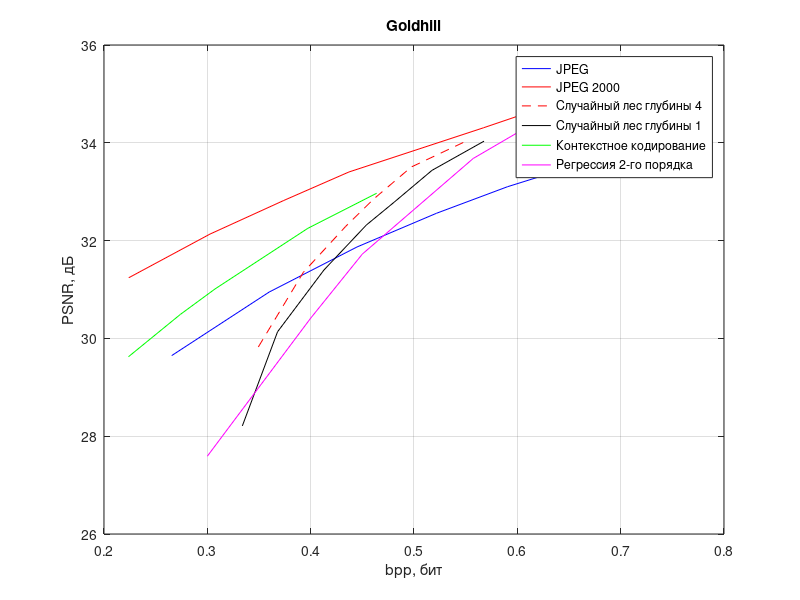

Here is the MATLAB script that generated this plot:
% JPEG
y = [33.2568 32.9006 32.5546 32.1012 31.5592 30.8692 29.9472 28.6482 ];
x = [0.7808 0.7164 0.6591 0.5904 0.5218 0.4448 0.3598 0.2655];
plot(x, y + 1, 'b')
hold on
grid on
title('Goldhill')
xlabel('bpp, бит')
ylabel('PSNR, дБ')

% JPEG 200
y = [35.2766 34.3066 33.4029 32.8210 32.1326 31.2397];
x = [0.7022 0.5672 0.4370 0.3740 0.3025 0.2239];
plot(x, y, 'r')

% Лес
y = [33.1065523113791753 32.6051990710106434 31.9481244634317406 31.39136504835928 30.4490914221423038 28.87566001071172488];
x = [0.56768798828125 0.51739501953125 0.480865478515625 0.45391845703125 0.412841796875...
    0.367950439453125];
plot(x-0.02, y + 0.9, 'r--')

% Пни
y = [32.8325066674292 32.2364084646514918 31.58684131 31.1190727 30.1983830898357...
    28.93536428 27.011350]
x = [0.56768798828125 0.51739501953125 0.480865478515625 0.45391845703125 0.412841796875...
    0.367950439453125 0.333892822265625]
plot(x, y + 1.2, 'k')

% Контекстное кодирование
y = [32.967910521815485 32.25020313368433 31.011596988121724 30.490098270101008 29.624686221168663];
x = [0.463836669921875 0.397186279296875 0.307464599609375 0.27386474609375 0.223663330078125];
plot(x, y , 'g')


% регрссия 2 порядка
y = [32.907910521815485 31.57971884023647 29.624686221168663 28.3134  25.491];
x = [0.66510009765625 0.55731201171875 0.45001220703125 0.4 0.3];
plot(x, y + 2.1, 'm')

legend('JPEG', 'JPEG 2000', 'Случайный лес глубины 4', 'Случайный лес глубины 1',...
    'Контекстное кодирование', 'Регрессия 2-го порядка')
